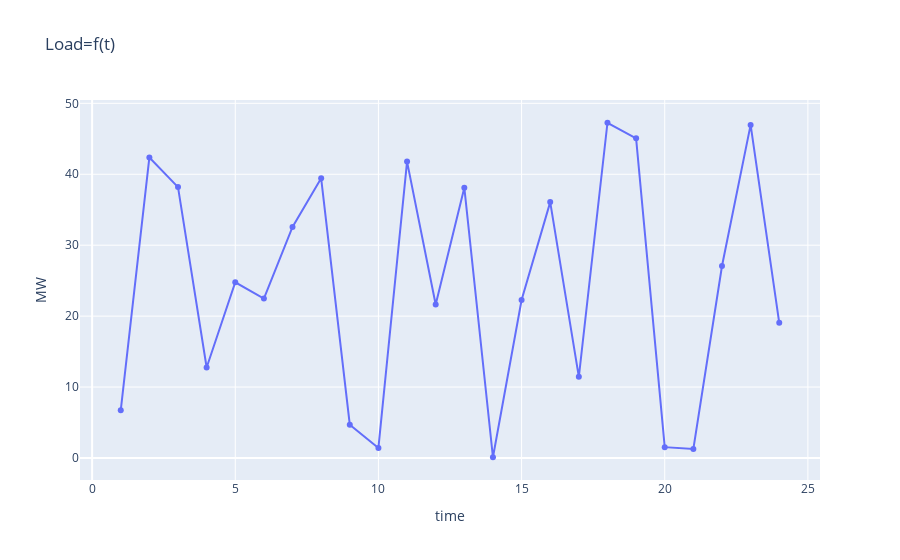

The code cell stored with this chart in its notebook:
### Markdown cell above
# 1. Data

### Code cell
random.seed(1)
T = 24*1
df_load = pd.DataFrame(dict(
    time = [t for t in range(1,T+1)],
    power = [random.uniform(0,50) for _ in range(T)],
    type = "load"
))
fig = px.line(df_load, x="time", y="power", title="Load=f(t)",  markers=True) 
fig.update_layout(xaxis_title="time", yaxis_title="MW")
fig.show()

### Figure 1 — Plotly figure (JSON) as saved in the notebook; plotly's stock layout.template omitted (floating-point values rounded to 4 significant figures)
{"data": [{"hovertemplate": "time=%{x}<br>power=%{y}<extra></extra>", "legendgroup": "", "line": {"color": "#636efa", "dash": "solid"}, "marker": {"symbol": "circle"}, "mode": "markers+lines", "name": "", "orientation": "v", "showlegend": false, "type": "scatter", "x": [1, 2, 3, 4, 5, 6, 7, 8, 9, 10, 11, 12, 13, 14, 15, 16, 17, 18, 19, 20, 21, 22, 23, 24], "xaxis": "x", "y": [6.718, 42.37, 38.19, 12.75, 24.77, 22.47, 32.58, 39.44, 4.693, 1.417, 41.79, 21.64, 38.11, 0.1053, 22.27, 36.08, 11.44, 47.26, 45.07, 1.529, 1.272, 27.07, 46.96, 19.06], "yaxis": "y"}], "layout": {"autosize": true, "legend": {"tracegroupgap": 0}, "title": {"text": "Load=f(t)"}, "xaxis": {"anchor": "y", "autorange": true, "domain": [0, 1], "range": [-0.3976, 25.4], "title": {"text": "time"}, "type": "linear"}, "yaxis": {"anchor": "x", "autorange": true, "domain": [0, 1], "range": [-3.786, 51.16], "title": {"text": "MW"}, "type": "linear"}}}
